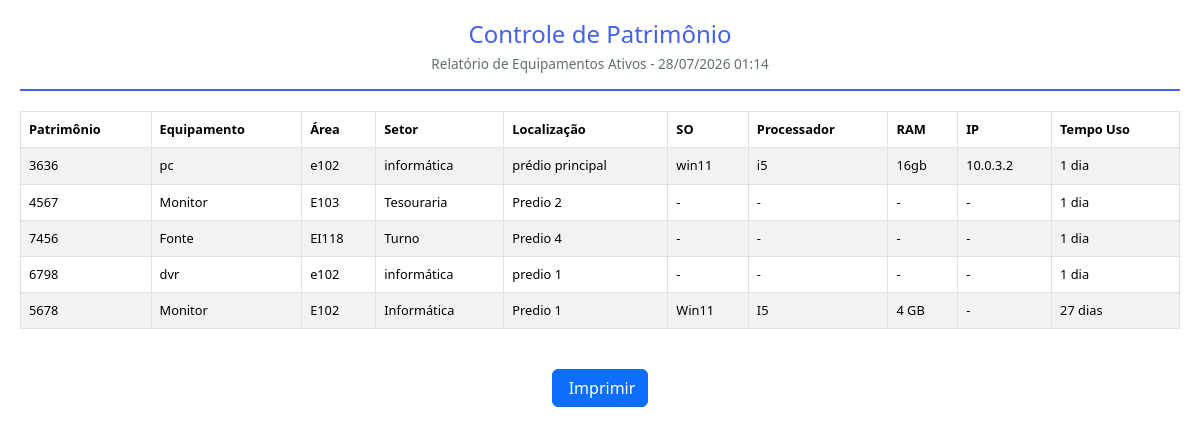
Before: /impressao (signed in) with the older database file.
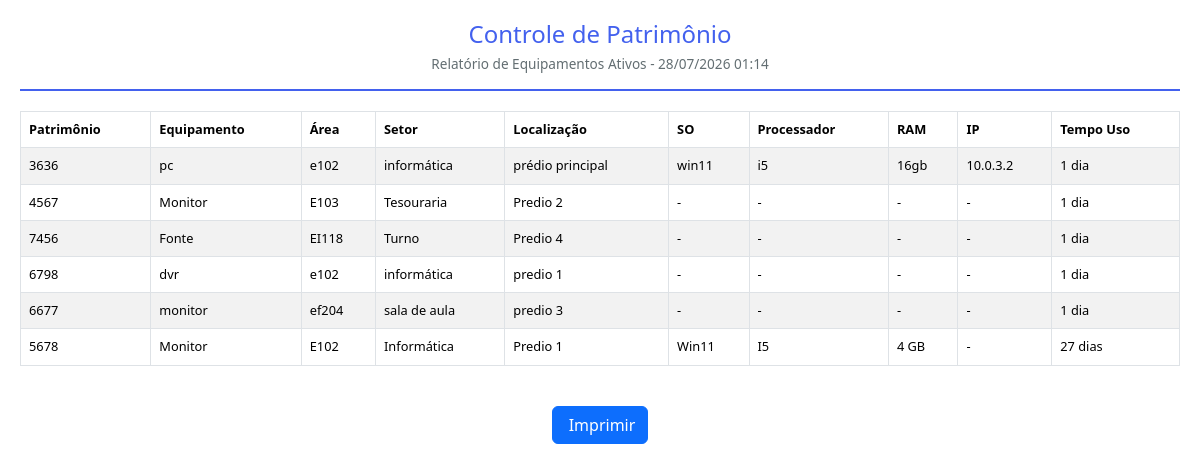
After: the same page with the newer database file.
### app/models/models.py (models this page shows, shortened)
class Configuracao(db.Model):
    __tablename__ = 'configuracoes'
    id = db.Column(db.Integer, primary_key=True)
    nome_empresa = db.Column(db.String(200), default='Controle de Patrimônio')
    logo = db.Column(db.String(200), nullable=True)
    dias_lembrete_manutencao = db.Column(db.String(50), default='30,15,7,1')
    tema = db.Column(db.String(20), default='claro')
    data_atualizacao = db.Column(db.DateTime, default=datetime.now, onupdate=datetime.now)

class Equipamento(db.Model):
    __tablename__ = 'equipamentos'
    id = db.Column(db.Integer, primary_key=True)
    patrimonio = db.Column(db.String(50))
    data_inclusao = db.Column(db.Date, default=date.today)
    baixado = db.Column(db.Boolean, default=False)
    data_baixa = db.Column(db.Date, nullable=True)
    equipamento = db.Column(db.String(100))
    area_patrimonial = db.Column(db.String(100))
    setor = db.Column(db.String(100))
    localizacao = db.Column(db.String(100))
    especificacao = db.Column(db.Text)
    ultima_manutencao = db.Column(db.Date, nullable=True)
    proxima_manutencao = db.Column(db.Date, nullable=True)
    sistema_operacional = db.Column(db.String(100))
    placa_mae = db.Column(db.String(100))
    processador = db.Column(db.String(100))
    memoria_ram = db.Column(db.String(50))
    armazenamento = db.Column(db.String(100))
    ip = db.Column(db.String(50))
    usuario_id = db.Column(db.Integer, db.ForeignKey('usuarios.id'), nullable=False)
    data_criacao = db.Column(db.DateTime, default=datetime.now)
    data_atualizacao = db.Column(db.DateTime, default=datetime.now, onupdate=datetime.now)
    observacoes = db.relationship('Observacao', backref='equipamento', lazy=True, cascade='all, delete-orphan')
    @property
    def tempo_uso(self):
        if self.baixado and self.data_baixa:
            end_date = self.data_baixa
        else:
            end_date = date.today()
        if not self.data_inclusao:
            return {'anos': 0, 'meses': 0, 'dias': 0}
        delta = end_date - self.data_inclusao
        anos = delta.days // 365
        meses = (delta.days % 365) // 30
        dias = (delta.days % 365) % 30
        return {'anos': anos, 'meses': meses, 'dias': dias, 'total_dias': delta.days}
    @property
    def tempo_uso_formatado(self):
        t = self.tempo_uso
        partes = []
        if t['anos'] > 0:
            partes.append(f"{t['anos']} ano{'s' if t['anos'] > 1 else ''}")
        if t['meses'] > 0:
            partes.append(f"{t['meses']} mes{'es' if t['meses'] > 1 else ''}")
        if t['dias'] > 0:
            partes.append(f"{t['dias']} dia{'s' if t['dias'] > 1 else ''}")
        return ', '.join(partes) if partes else '0 dias'

### app/routes/main.py (the view)
@bp.route('/impressao')
@login_required
def impressao():
    equipamentos = Equipamento.query.filter_by(baixado=False).order_by(Equipamento.data_inclusao.desc()).all()
    config = Configuracao.query.first()
    return render_template('impressao.html', equipamentos=equipamentos, config=config, data_impressao=datetime.now())

### app/__init__.py (called while the page is built)
def create_app():
    app = Flask(__name__)
    app.config.from_object(Config)
    db.init_app(app)
    login_manager.init_app(app)
    login_manager.login_view = 'auth.login'
    login_manager.login_message = 'Por favor, faça login para acessar esta página.'
    login_manager.login_message_category = 'warning'
    with app.app_context():
        from app.routes import auth, main, api, admin
        app.register_blueprint(auth.bp)
        app.register_blueprint(main.bp)
        app.register_blueprint(api.bp, url_prefix='/api')
        app.register_blueprint(admin.bp, url_prefix='/admin')
        db.create_all()
        criar_admin_padrao()
        criar_config_padrao()
    @app.context_processor
    def inject_date():
        from datetime import date
        return dict(date=date)
    return app

### app/routes/auth.py (called while the page is built)
@login_manager.user_loader
def load_user(user_id):
    return Usuario.query.get(int(user_id))

### app/templates/impressao.html (shortened to what this page needs)
<!DOCTYPE html>
<html lang="pt-BR">
<head>
    <link href="https://cdn.jsdelivr.net/npm/bootstrap@5.3.2/dist/css/bootstrap.min.css" rel="stylesheet">
</head>
<body>
    <div class="header">
        <h2>{{ config.nome_empresa }}</h2>
        <p>Relatório de Equipamentos Ativos - {{ data_impressao.strftime('%d/%m/%Y %H:%M') }}</p>
    </div>
    <div class="table-responsive">
        <table class="table table-bordered table-striped">
            <thead>
                <tr>
                    <th>Patrimônio</th>
                    <th>Equipamento</th>
                    <th>Área</th>
                    <th>Setor</th>
                    <th>Localização</th>
                    <th>SO</th>
                    <th>Processador</th>
                    <th>RAM</th>
                    <th>IP</th>
                    <th>Tempo Uso</th>
                </tr>
            </thead>
            <tbody>
                {% for eq in equipamentos %}
                <tr>
                    <td>{{ eq.patrimonio or '-' }}</td>
                    <td>{{ eq.equipamento or '-' }}</td>
                    <td>{{ eq.area_patrimonial or '-' }}</td>
                    <td>{{ eq.setor or '-' }}</td>
                    <td>{{ eq.localizacao or '-' }}</td>
                    <td>{{ eq.sistema_operacional or '-' }}</td>
                    <td>{{ eq.processador or '-' }}</td>
                    <td>{{ eq.memoria_ram or '-' }}</td>
                    <td>{{ eq.ip or '-' }}</td>
                    <td>{{ eq.tempo_uso_formatado }}</td>
                </tr>
                {% endfor %}
            </tbody>
        </table>
    </div>
    <div class="no-print text-center mt-4">
        <button onclick="window.print()" class="btn btn-primary">Imprimir</button>
    </div>
</body>
</html>

### app/templates/impressao.html (style rules this page uses)
body { font-family: 'Segoe UI', sans-serif; padding: 20px; }
.header { text-align: center; margin-bottom: 20px; border-bottom: 2px solid #4361ee; padding-bottom: 15px; }
.header h2 { color: #4361ee; margin: 0; font-size: 1.5rem; }
.header p { color: #636e72; margin: 5px 0 0; font-size: 0.85rem; }
table { font-size: 0.8rem; }
th { background: #4361ee; color: white; }
td { word-break: break-word; }

Changed rows visible on the page:
added Equipamento: patrimonio "6677", equipamento "monitor", area_patrimonial "ef204", setor "sala de aula", localizacao "predio 3", sistema_operacional "-", processador "-", memoria_ram "-", ip "-", tempo_uso_formatado "1 dia"
